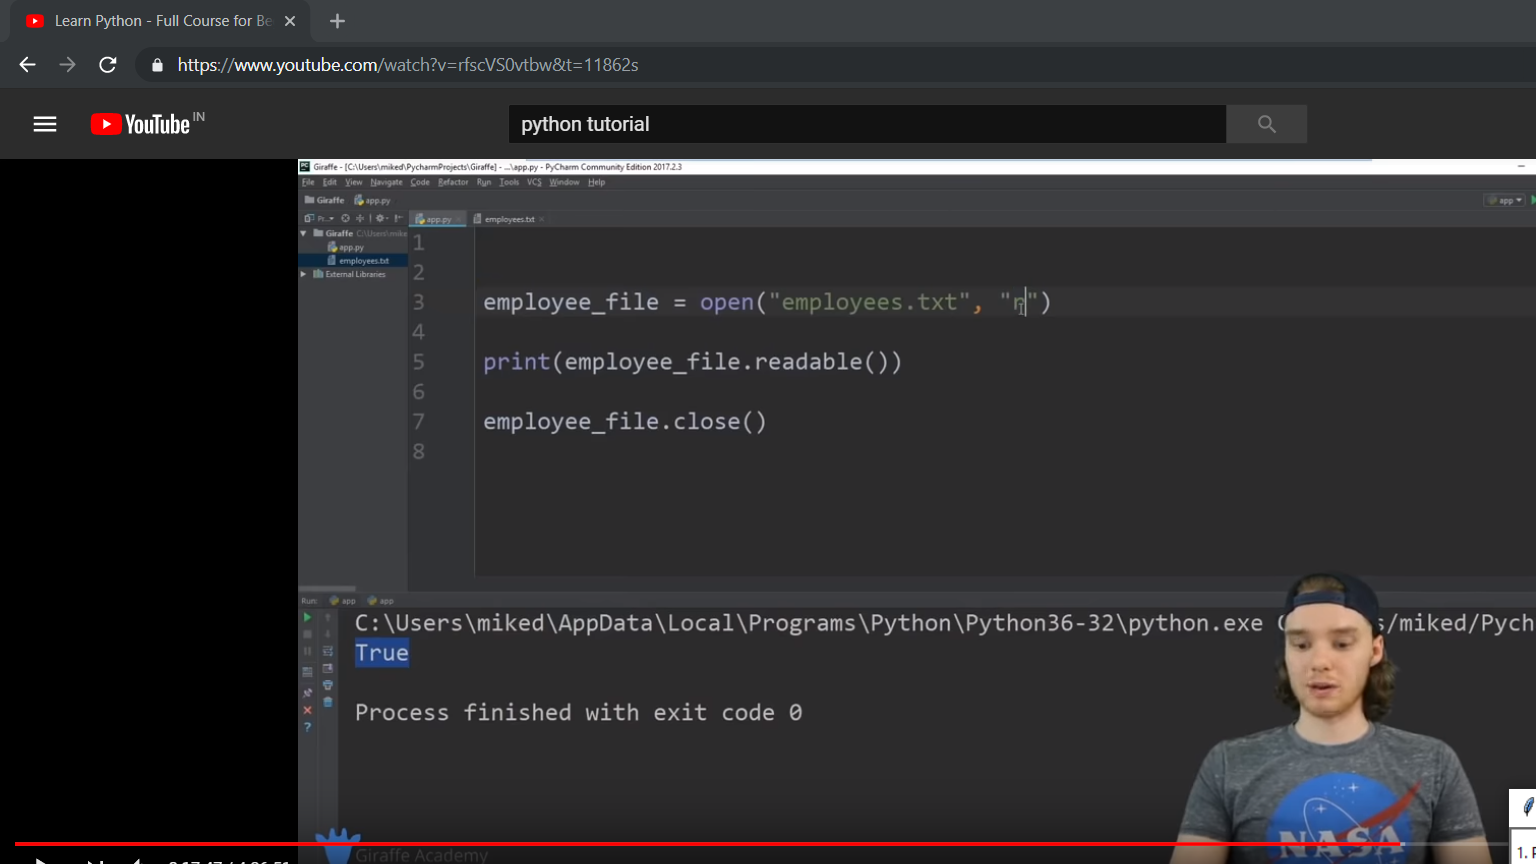

The Python source for this figure:

from PIL import ImageGrab


def take_screenshot():
    im = ImageGrab.grab()
    im.save('screenshot.png')
